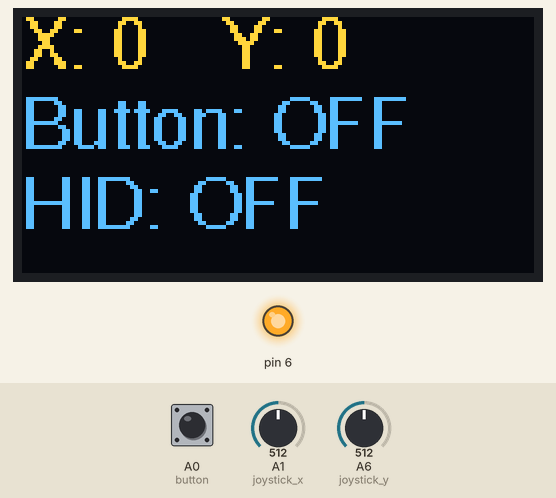
This sketch was run on a simulated Arduino Leonardo, built with avr-gcc and run on an emulated ATmega32U4. On the bench: 128×64 one-colour display, output pins drawn as LEDs (lit = HIGH). The inputs (shaded band) are chosen by the test bench; at power-on: A0 (button) HIGH, A1 (joystick_x) = 512, A6 (joystick_y) = 512. The OLED is the two-colour kind (top 16 rows yellow); USB keyboard and mouse output is not drawn; what the sketch prints to the serial monitor is not drawn.

Above: at 1.2 s.
1.3 s: A0 (button) pulled LOW for 3.2 s
At 2.1 s:
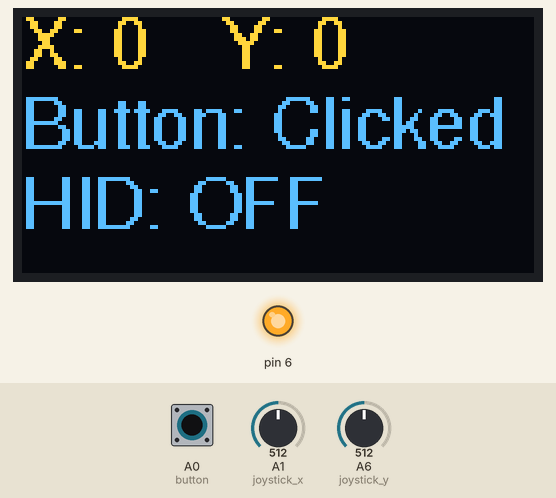
7.0 s: A1 (joystick_x) set to 664
8.5 s: A1 (joystick_x) set to 689
At 8.9 s:
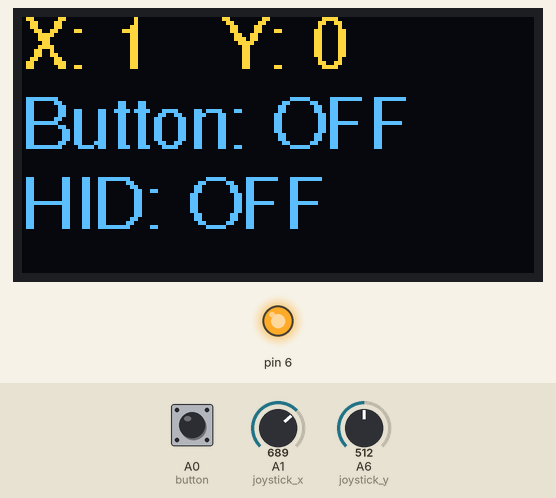
10.1 s: A0 (button) pulled LOW for 0.15 s
At 12.4 s:
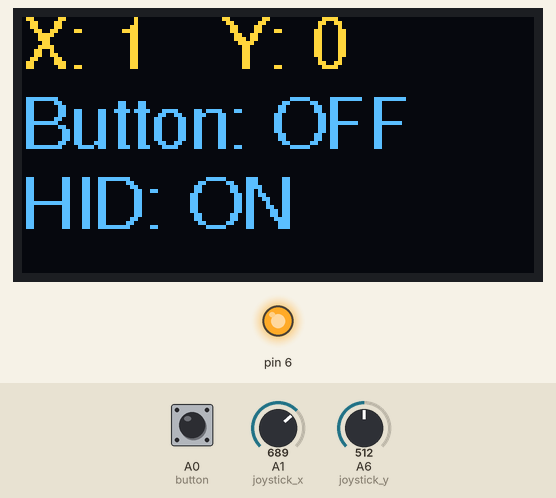
12.7 s: A6 (joystick_y) set to 669
14.2 s: A6 (joystick_y) set to 694
At 15.5 s:
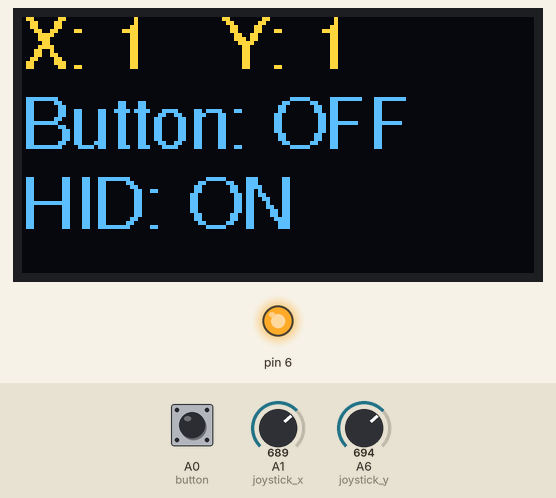
Timing chart, 0 to 16.8 s (numbered marks = the images above; inputs shaded):
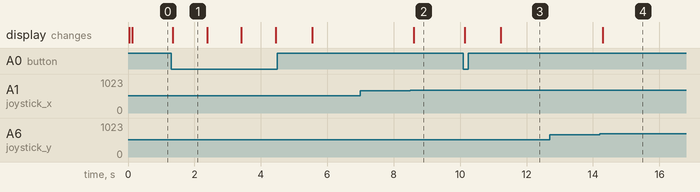

The sketch:

JoystickKeyboardLCD.ino
```cpp
/*
 * Aidan Fowler
 * Connected Devices, boilerplate code from Tom Igoe
 * Read Joystick, send as keyboard action, print to lcd display
*/
#include <Keyboard.h>
#include <Wire.h>
#include <Adafruit_SSD1306.h>
#include<Fonts/FreeSans9pt7b.h>

#define SCREEN_WIDTH 128 // OLED display width, in pixels
#define SCREEN_HEIGHT 64 // OLED display height, in pixels
#define OLED_RESET    0  // Reset pin for display (0 or -1 if no reset pin)

Adafruit_SSD1306 display(SCREEN_WIDTH, SCREEN_HEIGHT, &Wire, OLED_RESET);

volatile bool HIDEnabled = false;
int loopCount = 10;

void setup() {
  Serial.begin(9600);
  pinMode(A0,INPUT_PULLUP); //button
  pinMode(A1,INPUT); //joystick x
  pinMode(A6,INPUT); //joystick y
  pinMode(A7,OUTPUT); //joystick power
  digitalWrite(A7,HIGH); //turn on power
  if (!Serial) delay(3000);
  // I2C address is 0x3C, or 3D for some 128x64 modules:
  if (!display.begin(SSD1306_SWITCHCAPVCC, 0x3C)) {  //turn on display
    Serial.println("Display setup failed");
    while (true);
  }
    // set fonts botforh display:
  display.setFont(&FreeSans9pt7b);
  Serial.println("Display is good to go");
  display.setRotation(2);
}

void loop() {
    int x = analogRead(A1);
    delay(1);
    int y = analogRead(A6);
    int button = !digitalRead(A0);
    x = map(x, 0, 1023, 0, 3) - 1;
    y = map(y, 0, 1023, 0, 3) -1;
    //dont waste resources updating the display every loop
    if(loopCount % 50 == 0 || button == 1){
      updateDisplay(x,y,button);
    }
    loopCount ++;
    if (HIDEnabled) {
      if(x==1){
        Keyboard.press(KEY_RIGHT_ARROW);
      }
      else if(x==-1){
        Keyboard.press(KEY_LEFT_ARROW);
      }
      else if(x==0){
        Keyboard.release(KEY_RIGHT_ARROW);
        Keyboard.release(KEY_LEFT_ARROW);
      }
      if(y==1){
        Keyboard.press(KEY_UP_ARROW);
      }
      if(y==-1){
        Keyboard.press(KEY_DOWN_ARROW);
      }
      else if(y==0){
        Keyboard.release(KEY_UP_ARROW);
        Keyboard.release(KEY_DOWN_ARROW);
      }
    }
    if(button == 1){
      HIDChange();
      delay(1000);
    }
}

void updateDisplay(int x, int y, int button){
  display.clearDisplay();
  display.setTextSize(1);
  display.setTextColor(SSD1306_WHITE);
  display.setCursor(0, 12);
  display.print("X: ");
  display.print(x);
  display.setCursor(50, 12);
  display.print("Y: ");
  display.print(y);
  display.setCursor(0, 32);
  display.print("Button: ");
  if(button == 0){
    display.print("OFF");
  }
  else{
    display.print("Clicked");
  }
  display.setCursor(0,52);
  display.print("HID: ");
  if(HIDEnabled){
    display.print("ON");
  }
  else{
    display.print("OFF");
  }
  display.display();
}

void HIDChange() {
  HIDEnabled = !HIDEnabled;
  if (HIDEnabled) {
    Keyboard.begin();
  } else {
    Keyboard.end();
  }
}
```

Measured:
- the behaviour switches between 681 and 682 on A1 (joystick_x) (found by bisection; images 1 and 2)
- the behaviour switches between 681 and 682 on A6 (joystick_y) (found by bisection; images 3 and 4)
- after the input at 1.3 s, the display: changes after 0.05 s (image 1)
- after the input at 7.0 s, every drawn part: stays the same
- after the input at 8.5 s, the display: changes after 0.10 s (image 2)
- after the input at 10.1 s, the display: first changes at once (image 3 shows a later state)
- after the input at 12.7 s, every drawn part: stays the same
- after the input at 14.2 s, the display: changes after 0.10 s (image 4)
- what the display in image 1 shows lasts 1.1 s, from 1.3 s to 2.4 s
